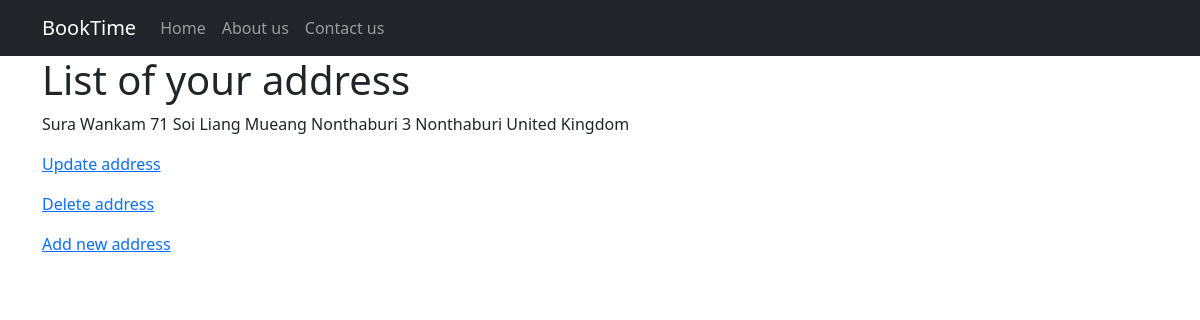
Before: /address/ (signed in) with the older database file.
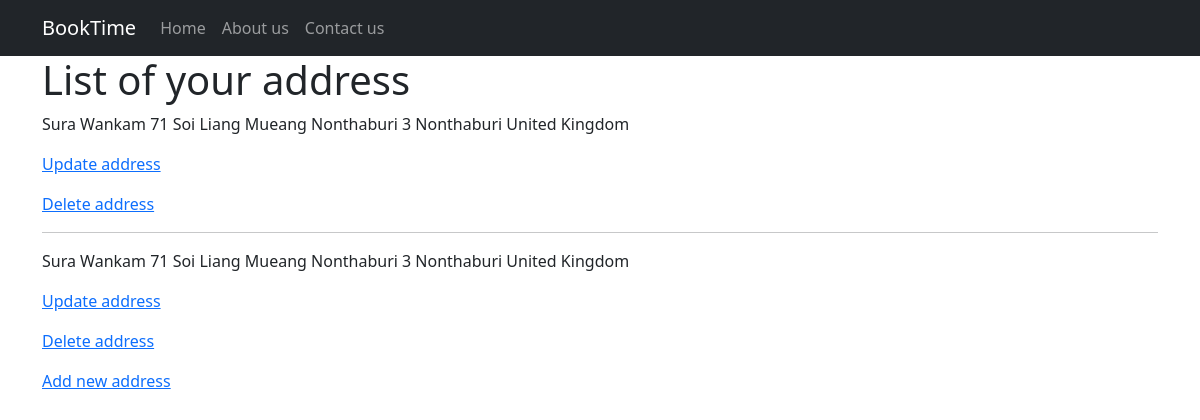
After: the same page with the newer database file.
### main/models.py (models this page shows, shortened)
class Address(models.Model):
    SUPPORTED_COUNTRIES = (
        ('uk', 'United Kingdom'),
        ('us', 'United States of America')
    )
    user = models.ForeignKey(User, on_delete=models.CASCADE)
    name = models.CharField(max_length=60)
    address1 = models.CharField('Address Line 1', max_length=60)
    address2 = models.CharField('Address Line 2', max_length=60, blank=True)
    zip_code = models.CharField('ZIP / Postal code', max_length=12)
    city = models.CharField(max_length=60)
    country = models.CharField(max_length=3, choices=SUPPORTED_COUNTRIES)

### main/views.py (the view)
# urls.py: path('address/', views.AddressListView.as_view(), name='address_list'),
class AddressListView(LoginRequiredMixin, ListView):
    model = models.Address
    def get_queryset(self):
        return self.model.objects.filter(user=self.request.user)

### main/templates/main/address_list.html (shortened to what this page needs)
{% extends "base.html" %}
{% block content %}
<h1>List of your address</h1>
{% for address in object_list %}
<p>
    {{ address.name }}
    {{ address.address1 }}
    {{ address.city }}
    {{ address.get_country_display }}
</p>
<p>
    <a href="{% url "address_update" address.id %}">Update address</a>
</p>
<p>
    <a href="{% url "address_delete" address.id %}">Delete address</a>
</p>
{% if not forloop.last %}
<hr>
{% endif %}
{% endfor %}
<p>
    <a href="{% url "address_create" %}">Add new address</a>
</p>
{% endblock content %}

Changed rows visible on the page:
added Address: name "Sura Wankam", address1 "71 Soi Liang Mueang Nonthaburi 3", city "Nonthaburi", country "United Kingdom"
